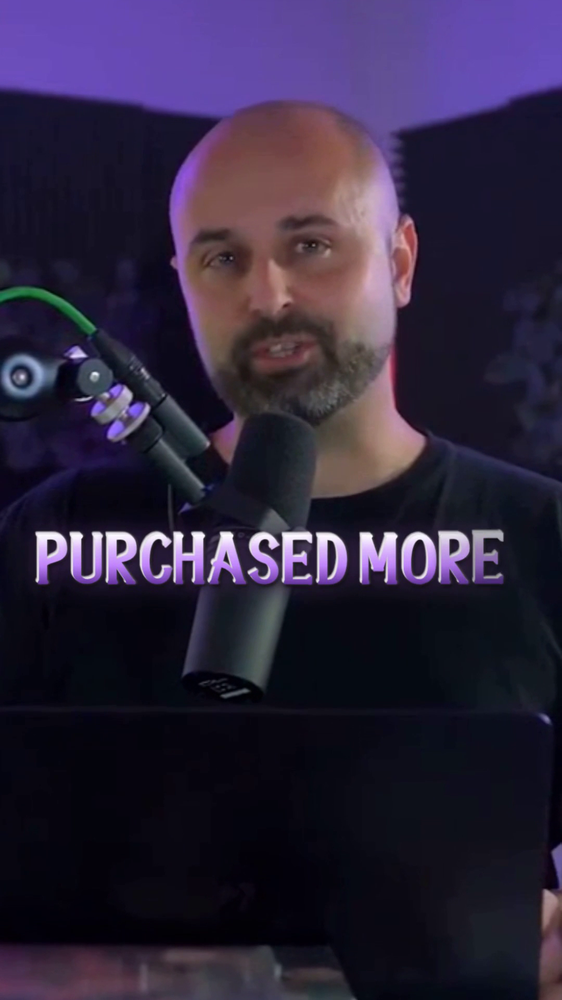
#> input picture scratch/r20b_frame_2.54s.png, 562 x 1000 px, shrunk from 1080 x 1920 before the run, found by its file name
$ python inspect_segments_2_54.py
#> lines starting #> are read from the running program, lines starting #| are printed output that depends on the picture; after the words box and inside, x2 and y2 are one past the last pixel; in counts of white or black regions, pixels touching at a corner belong together
import sys
sys.path.insert(0, '.')
import cv2
import numpy as np

img = cv2.imread('scratch/r20b_frame_2.54s.png')
#> img is the input picture: shape (1000, 562, 3); mean B, G, R 60.3, 37, 45.9
b, g, r = cv2.split(img)
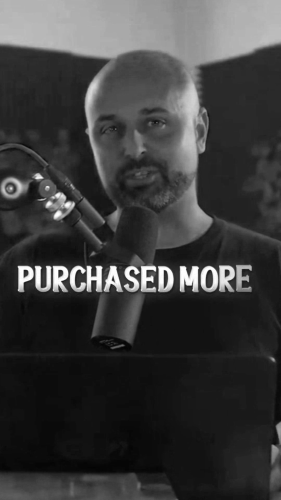
#> b: shape (1000, 562) (shown at 1/2 size); min 2, max 255, mean 60.3
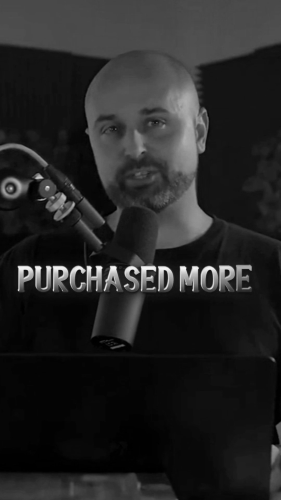
#> g: shape (1000, 562) (shown at 1/2 size); min 0, max 255, mean 37
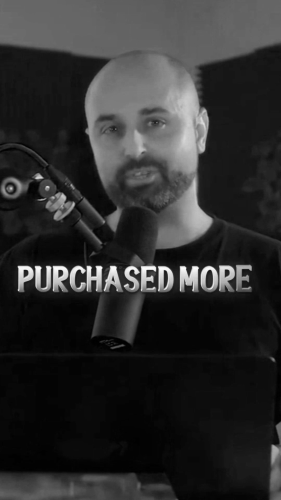
#> r: shape (1000, 562) (shown at 1/2 size); min 0, max 255, mean 45.9
lum = 0.299 * r.astype(float) + 0.587 * g.astype(float) + 0.114 * b.astype(float)

bright_text = lum > 160.0
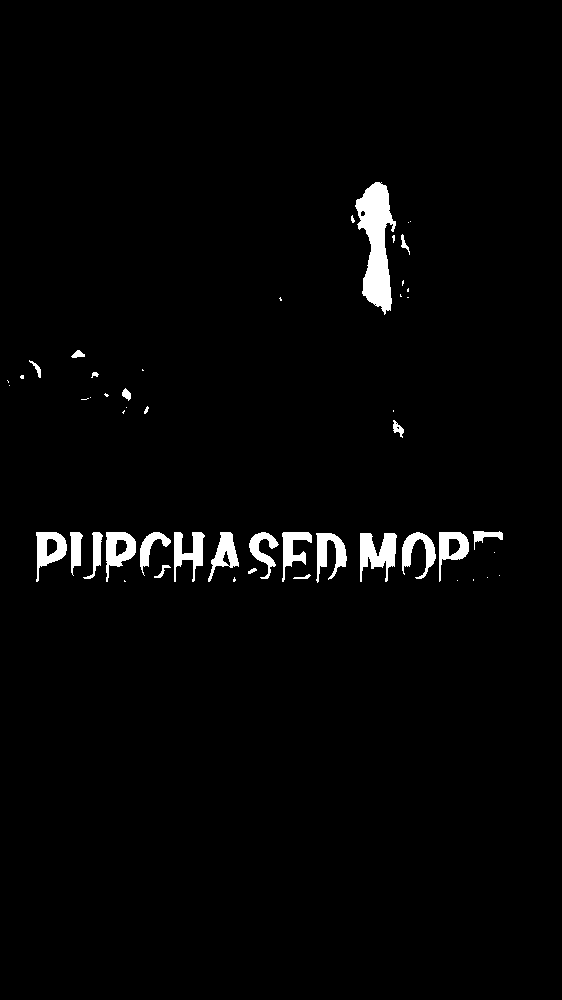
#> bright_text: shape (1000, 562) bool; 2.2% white; 51 white regions (25 under 20 px), largest, box (x1, y1, x2, y2) and area: (355, 182, 396, 315) 3004, (360, 533, 397, 582) 1073, (106, 532, 136, 582) 778
cyan_text = (b > 130) & (g > 130) & (r < 110)
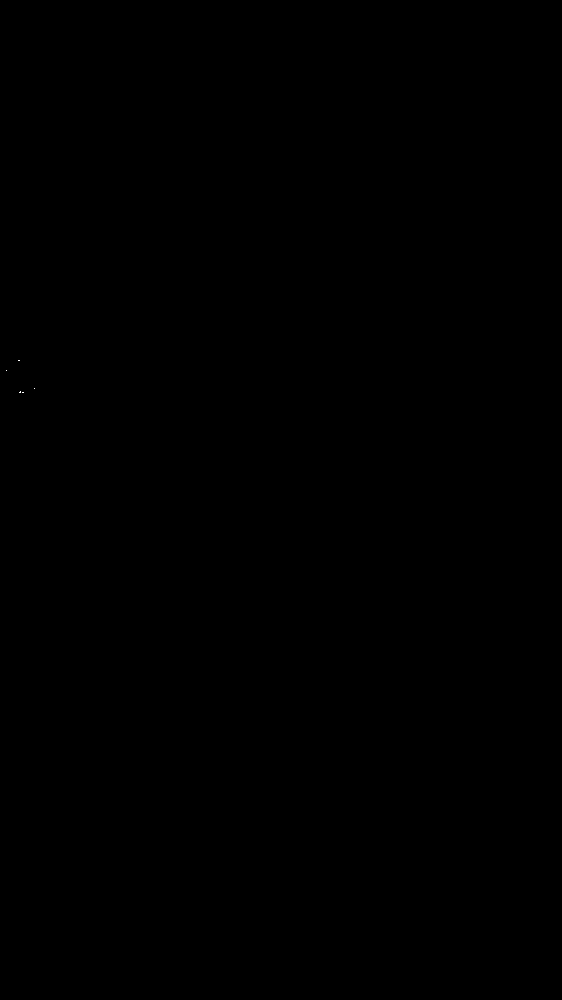
#> cyan_text: shape (1000, 562) bool; 0% white in thin lines or dots, all inside (x1, y1, x2, y2) = (6, 360, 35, 393)
warm_text = (r > 175) & (g > 130) & (b < 80)
#> warm_text: shape (1000, 562) bool; every value is 0
mask = (bright_text | cyan_text | warm_text).astype(np.uint8) * 255

col_counts = np.sum(mask > 0, axis=0)
#> col_counts = 562 values, max 160 at index 384, min 0 at index 0, mean 22.14
active_cols = np.where(col_counts >= 8)[0]
#> active_cols = 364 values from 36 to 501
splits = np.where(np.diff(active_cols) > 16)[0]
#> splits = [360]
segments = np.split(active_cols, splits + 1)
#> segments = 2 items

print("Active cols min:", active_cols.min() if len(active_cols) else None, "max:", active_cols.max() if len(active_cols) else None)
#| Active cols min: 36 max: 501
print(f"Total segments found: {len(segments)}")
#| Total segments found: 2
for i, s in enumerate(segments):
    w = s.max() - s.min()
    density = np.sum(col_counts[s])
    print(f"Segment {i}: xMin={s.min()}, xMax={s.max()}, width={w}, density={density}")
#> this loop made 2 passes
#> (w, density) on pass 1: (446, 12053)
#> (printed output is left out)

cv2.imwrite('scratch/mask_2.54s.png', mask)

$ run again, with scratch/r20b_frame_22.01s.png copied over scratch/r20b_frame_2.54s.png
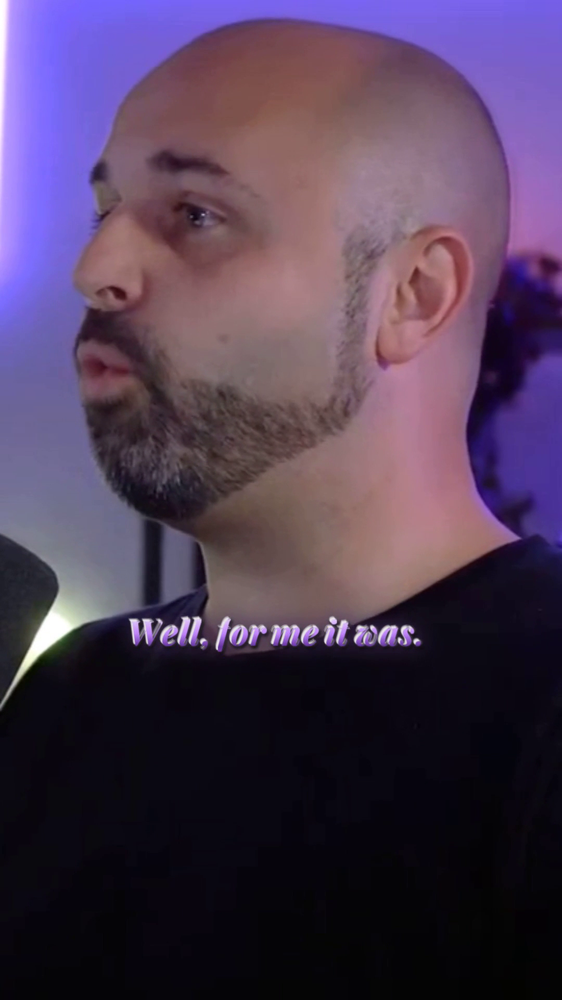
#> input picture scratch/r20b_frame_22.01s.png, 562 x 1000 px, shrunk from 1080 x 1920 before the run, found by its file name
#> img is the input picture: shape (1000, 562, 3); mean B, G, R 84.4, 59.5, 77.4
#> `lum = 0.299 * r.astype(float) + 0.587 * g.astype(float) + 0.114 * b.as..`:
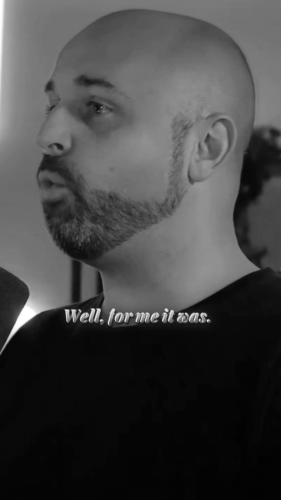
#> lum: shape (1000, 562) float64 (shown at 1/2 size); min 2.04, max 255, mean 67.7
#> `bright_text = lum > 160.0`:
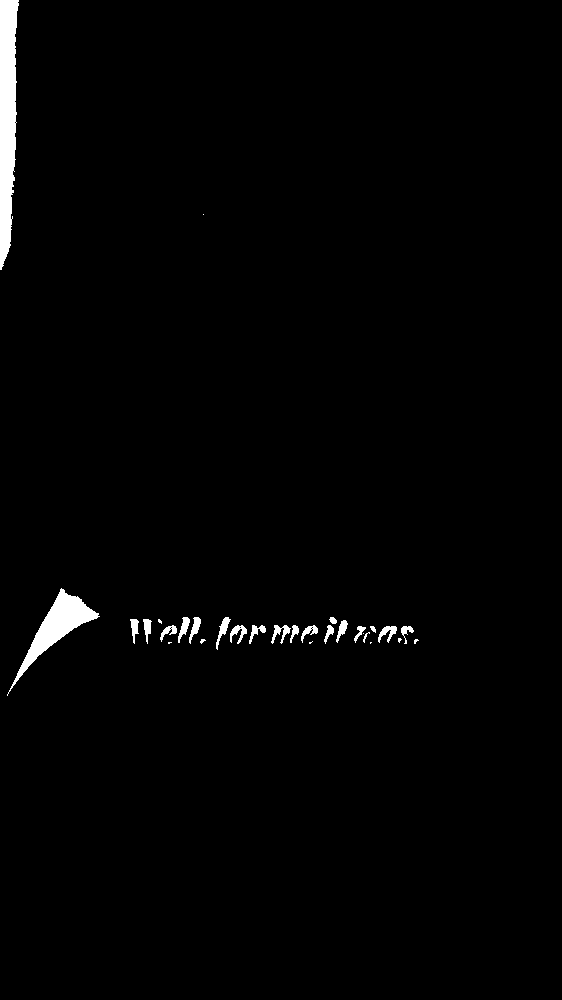
#> bright_text: shape (1000, 562) bool; 1.4% white; 30 white regions (9 under 20 px), largest, box (x1, y1, x2, y2) and area: (0, 0, 19, 270) 3796, (7, 588, 100, 696) 2207, (216, 617, 231, 650) 161
#> cyan_text: shape (1000, 562) bool; every value is 0
#> col_counts = 562 values, max 270 at index 0, min 0 at index 100, mean 14.45
#> active_cols = 239 values from 0 to 406
#> splits = [94, 137]
#> segments = 3 items
#| Active cols min: 0 max: 406
#| Total segments found: 3
#> the loop `for i, s in enumerate(segments):` made 3 passes
#> (w, density) on passes 1 to 3: (94, 5981), (68, 579), (189, 1043)
#> (printed output is left out)
